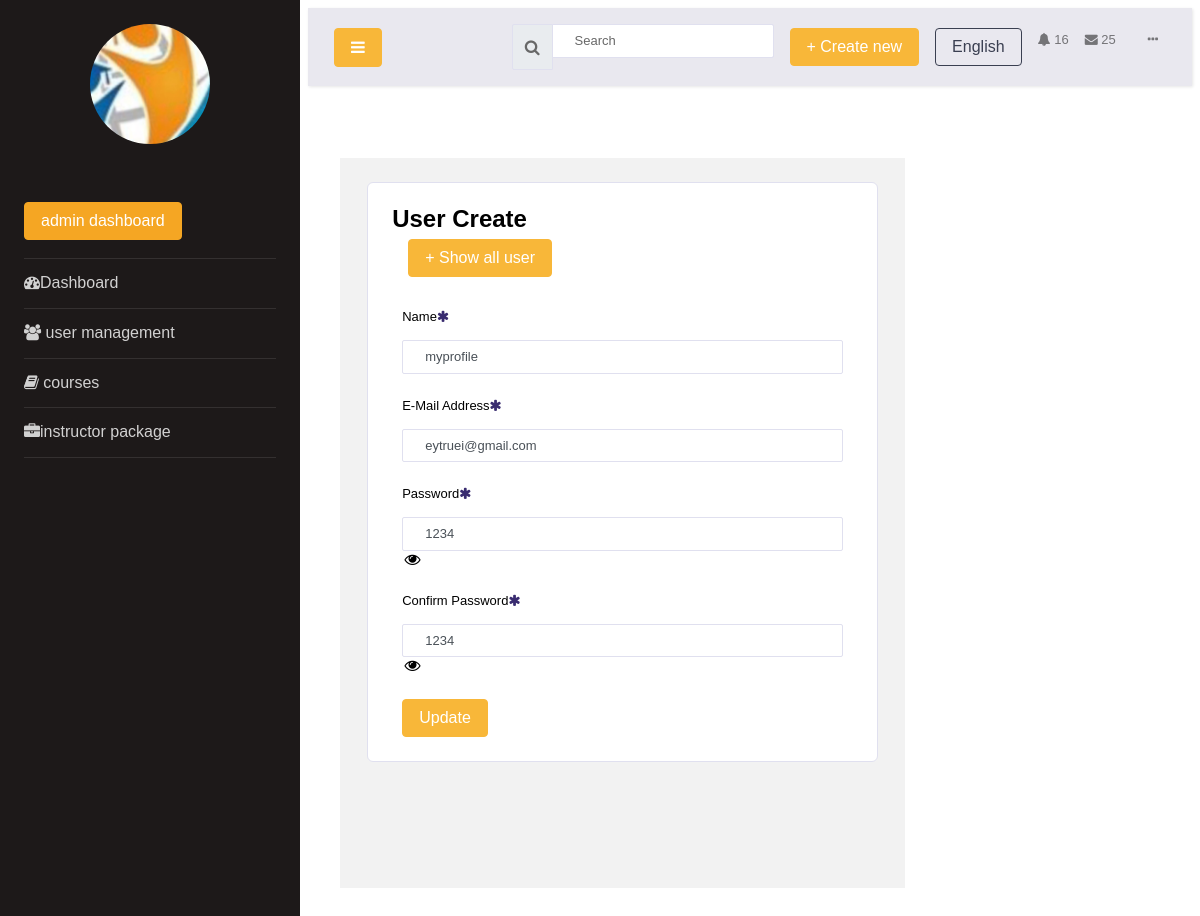
Screenshot of /edit1/2 with the database file from the repository.
### sub_part/models.py (models this page shows, shortened)
class reg5(models.Model):
    name=models.CharField(max_length=100)
    E_Mail=models.EmailField()
    Password=models.CharField(max_length=100)
    Confirm_Password=models.CharField(max_length=100)

### sub_part/views.py (the view)
# urls.py: path('edit1/<int:id>',views.edit1,name='edit1'),
def edit1(request,id):
    ex5=reg5.objects.get(id=id)
    return render(request,'edit1.html',{'ex5':ex5})

### templates/edit1.html (shortened to what this page needs)
{% load static %}
      <!doctype html>
<html lang="en">
  <head>
		<link rel="stylesheet" href="https://stackpath.bootstrapcdn.com/font-awesome/4.7.0/css/font-awesome.min.css">
		<link rel="stylesheet" href="{% static 'css1/style.css' %}">
    <link rel="stylesheet" href="{% static 'css2/style.css' %}">
  </head>
  <body>
		<div class="wrapper d-flex align-items-stretch">
			<nav id="sidebar">
				<div class="p-4 pt-4">
		  		<a href="{% url 'index' %}" class="img logo rounded-circle mb-5" style="background-image: url('{% static 'images/logoo.jpg' %}');"></a>
	        <ul class="list-unstyled components mb-5">
	          <li class="active">
              <li>
                <a href="#"> <h1 class="btn btn-warning">admin dashboard</h1></a>
              </li>
        <ul class="list-unstyled components mb-5">
          <li>
            <a href="{% url 'index3' %}"><span class="fa fa-dashboard" aria-hidden="true"></span>Dashboard </a>
          </li>
          <li >
              <a class="nav-link" data-toggle="collapse" href="#page-layouts" aria-expanded="false" aria-controls="page-layouts">
                <i class="fa fa-users " aria-hidden="true"></i>
                <span class="menu-title">user management</span>
              </a>
          </li>
          <li>
            <a class="nav-link" data-toggle="collapse" href="#sidebar-layouts" aria-expanded="false" aria-controls="sidebar-layouts">
              <i class="fa fa-book" aria-hidden="true"></i>
              <span class="menu-title">courses</span>
            </a>
          </li>
          <li>
            <a href="{% url 'dragula' %}"><span class="fa fa-briefcase" aria-hidden="true"></span>instructor package </a>
          </li>
	        </ul>
	      </div>
    	</nav>
      <div id="content" class="p-3 p-md-2">
        <nav class="navbar navbar-expand-lg navbar-light bg-light">
          <div class="container-fluid">
            <button type="button" id="sidebarCollapse" class="btn btn-primary">
              <i class="fa fa-bars"></i>
            </button>
            <div class="collapse navbar-collapse" id="navbarSupportedContent">
              <ul class="nav navbar-nav ml-auto">
                <li class="nav-item nav-search d-none d-md-flex">
                  <div class="nav-link">
                    <div class="input-group">
                      <div class="input-group-prepend">
                        <span class="input-group-text">
                          <i class="fa fa-search"></i>
                        </span>
                      </div>
                      <input type="text" class="form-control" placeholder="Search" aria-label="Search">
                    </div>
                  </div>
                </li>
              </ul>
              <ul class="navbar-nav navbar-nav-right">
                <li class="nav-item d-none d-lg-flex">
                  <a class="nav-link" href="#">
                    <span class="btn btn-primary">+ Create new</span>
                  </a>
                </li>
                <li class="nav-item dropdown d-none d-lg-flex">
                  <div class="nav-link">
                    <span class="dropdown-toggle btn btn-outline-dark" id="languageDropdown" data-toggle="dropdown">English</span>
                  </div>
                </li>
                <li class="nav-item dropdown">
                  <a class="nav-link count-indicator dropdown-toggle" id="notificationDropdown" href="#" data-toggle="dropdown">
                    <i class="fa fa-bell mx-0"></i>
                    <span class="count">16</span>
                  </a>
                </li>
                <li class="nav-item dropdown">
                  <a class="nav-link count-indicator dropdown-toggle" id="messageDropdown" href="#" data-toggle="dropdown" aria-expanded="false">
                    <i class="fa fa-envelope mx-0"></i>
                    <span class="count">25</span>
                  </a>
                </li>
                <li class="nav-item nav-profile dropdown">
                  <a class="nav-link dropdown-toggle" href="#" data-toggle="dropdown" id="profileDropdown">
                  </a>
                </li>
                <li class="nav-item nav-settings d-none d-lg-block">
                  <a class="nav-link" href="#">
                    <i class="fa fa-ellipsis-h"></i>
                  </a>
                </li>
              </ul>
            </div>
          </div>
        </nav>
<div id="content" class="p-4 p-md-3 pt-3">
  <div id="content" class="p-4 p-md-3 pt-3">
    <div class="main-panel">
      <div class="content-wrapper">
        <div class="row">
          <div class="col-12 grid-margin">
          <div class="card">
            <div class="card-body">
              <div class="page-header">
                <h3 class="page-title">
                  User Create
                  <nav aria-label="breadcrumb">
                        <a class="nav-link" href="{% url 'blank' %}">
                          <span class="btn btn-primary">+ Show all user</span>
                        </a>
                  </nav>
                </h3>
              </div>
              <div class="container">
                <form action="/update/{{ex5.id}}" method="POST" class="signin-form">
                  <div class="form-group">
                    <p>Name<i class="fa fa-asterisk text-primary"></i></p>
                    <input type="text" class="form-control" name="name" placeholder="your_name" value="{{ex5.name}}" class="fa fa-asterisk text-primary" required>
                  </div>
                  <div class="form-group">
                    <p>E-Mail Address<i class="fa fa-asterisk text-primary"></i></p>
                    <input type="text" class="form-control" name="E_Mail" value="{{ex5.E_Mail}}" placeholder="E_Mail" required>
                  </div>
                  <div class="form-group">
                    <p>Password<i class="fa fa-asterisk text-primary"></i></p>
                    <input id="password-field" type="text" class="form-control" name="Password" value="{{ex5.Password}}" placeholder="Password" required>
                    <span toggle="#password-field" class="fa fa-fw fa-eye field-icon toggle-password"></span>
                  </div>
                  <div class="form-group">
                    <p> Confirm Password<i class="fa fa-asterisk text-primary"></i></p>
                    <input id="password-field" type="text" class="form-control" name="Confirm_Password" value="{{ex5.Confirm_Password}}" placeholder="Confirm Password" required>
                    <span toggle="#password-field" class="fa fa-fw fa-eye field-icon toggle-password"></span>
                  </div>
                  <button class="btn btn-primary">Update</button>
                </form>
              </div>
            </div>
          </div>
        </div>
      </div>
    </div>
  </div>
  </div>
</div>
</div>
      </div>
  </body>
</html>

### rows the page displays
reg5: name "myprofile", E_Mail "eytruei@gmail.com", Password "1234", Confirm_Password "1234"
